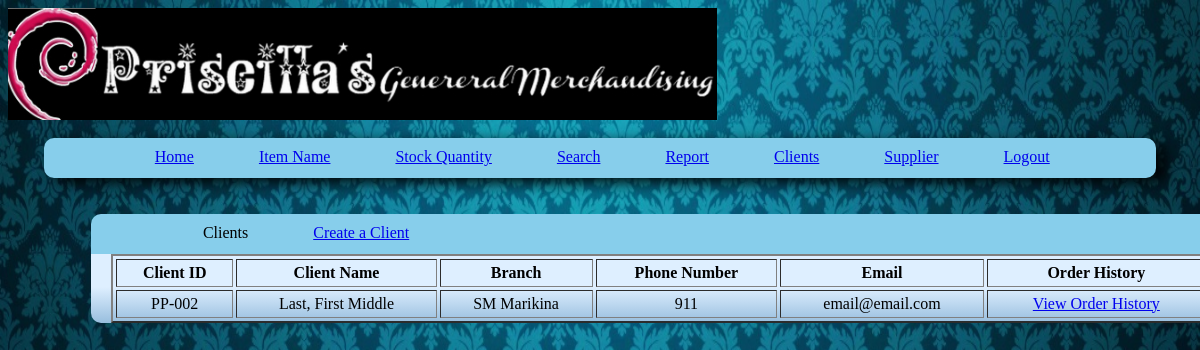
The app's page /clients.php (signed in) with its own data.
### tables this page shows
CREATE TABLE IF NOT EXISTS `clients` (
  `client_id` int(11) NOT NULL AUTO_INCREMENT,
  `username` varchar(50) NOT NULL,
  `password` varchar(50) NOT NULL,
  `client_name` varchar(100) NOT NULL,
  `branches` varchar(100) NOT NULL,
  `phone_number` int(100) NOT NULL,
  `email` varchar(50) NOT NULL,
  PRIMARY KEY (`client_id`)
);

### clients.php (the view, shortened to what this page needs)
<html>
<head>
	<link rel="stylesheet" href="style-admin.css" />
</head>
<body>
	<img src="images/header.jpg"/><br/><Br/>
		<div class="header">
			<div class="tab1">
				<div class="tab2"><a href="admin.php">Home</a></div>
				<div class="tab2"><a href="itemname.php">Item Name</a></div>
				<div class="tab2"><a href="stockquantity.php">Stock Quantity</a></div>
				<div class="tab2"><a href="search.php">Search</a></div>
				<div class="tab2"><a href="report.php">Report</a></div>
				<div class="tab2"><a href="clients.php">Clients</a></div>
				<div class="tab2"><a href="supplier.php">Supplier</a></div>
				<div class="tab2"><a href="logout.php">Logout</a></div>
			</div>
		</div>
		<div id="container">
			<div id="upper-tab">
				<div id="crud-item">
					<div class="tab-cont">Clients</div>
					<div class="tab-cont"><a href="add_client.php">Create a Client</a></div>
					<?php
					$page = (isset($_GET['page'])) ? (int)$_GET['page'] : 1;
					$start = ($page - 1) * 10;
					?>
				</div>
			</div>
			<div id="item-names">
				<table BORDER="2"    WIDTH="100%"   CELLPADDING="4" CELLSPACING="3">
				<TR>
					<TH>Client ID</TH>
					<TH>Client Name</TH>
					<TH>Branch</TH>
					<TH>Phone Number</TH>
					<TH>Email</TH>
					<TH>Order History</TH>
				</TR>
				<?php
					$query = mysql_query("Select * from clients LIMIT $start, 10");
					while($row = mysql_fetch_assoc($query)){
						Print "<TR>";
							$len = strlen($row['client_id']);
						if($len == 1){
							Print '<TD Align = "Center">PP-00'.$row['client_id'].'</TD>';
						}
							Print '<TD Align = "Center">'.$row['client_name'].'</TD>';
							Print '<TD Align = "Center">'.$row['branches'].'</TD>';
							Print '<TD Align = "Center">'.$row['phone_number'].'</TD>';
							Print '<TD Align = "Center">'.$row['email'].'</TD>';
							Print '<TD Align = "Center"><a href="order_history.php?token=saokjdowemiutj3c0r923u4t3qrc30rcj30rjwx3jfr3c0xfj04rfcmjr098ojgtmrk90gwj6rcfrioughwerg&id='.$row['username'].'">View Order History</a></TD>';
						Print "</TR>";
					}
				?>
				</table>
			</div>
		</div>
</body>
</html>

### style-admin.css (style rules this page uses)
body { background-image: url('images/background.jpg'); background-color: white; background-repeat: no-repeat; background-size: 100% 100%; }
.header { background-color: skyblue; border-radius: 10px 10px 10px 10px; box-shadow: 10px 5px 15px; height: 40px; margin-left: 3%; margin-right: 3%; }
.tab1 { float: left; margin-left: 10%; margin-top: 10px; display: block; }
.tab2 { float: left; margin-right: 65px; font-family: Verdana Rounded MT Bold; }
#container { background: rgb(222,239,255); background: -moz-linear-gradient(top, rgba(222,239,255,1) 67%, rgba(152,190,222,1) 100%); background: -webkit-gradient(linear, left top, left bottom, color-stop(67%,rgba(222,239,255,1)), color-stop(100%,rgba(152,190,222,1))); background: -webkit-linear-gradient(top, rgba(222,239,255,1) 67%,rgba(152,190,222,1) 100%); background: -o-linear-gradient(top, rgba(222,239,255,1) 67%,rgba(152,190,222,1) 100%); background: -ms-linear-gradient(top, rgba(222,239,255,1) 67%,rgba(152,190,222,1) 100%); background: linear-gradient(to bottom, rgba(222,239,255,1) 67%,rgba(152,190,222,1) 100%); filter: progid:DXImageTransform.Microsoft.gradient( startColorstr='#deefff', endColorstr='#98bede',GradientType=0 ); height: auto; width: 1120px; margin-top: 3%; margin-left: 7%; margin-right: 5%; border-radius: 15px 15px 10px 10px; float: left; font-family: Tahoma; }
#item-names { margin-left: 20px; }
#upper-tab { background-color: skyblue; height: 40px; width: 1120px; border-radius: 10px 10px 0 0; }
#crud-item { float: left; margin-left: 10%; margin-top: 10px; display: block; }
.tab-cont { float: left; margin-right: 65px; font-family: Verdana Rounded MT Bold; }

### records on screen
clients: client_id "2", client_name "Last, First Middle", branches "SM Marikina", phone_number "911", email "email@email.com"
